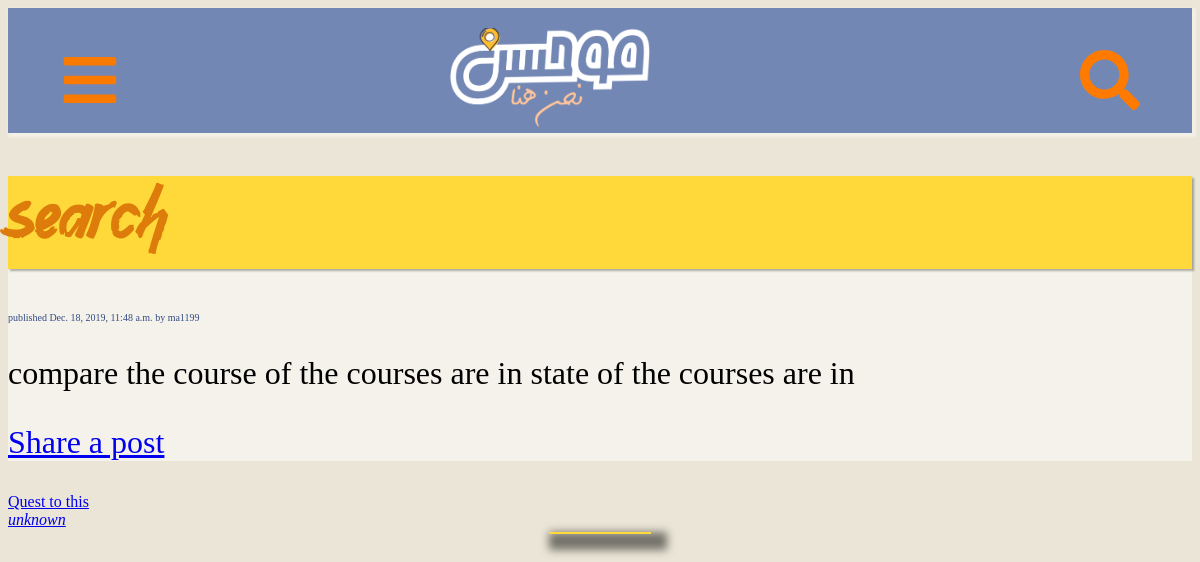
/blog/2019/12/18/search, run on the app's committed database.
### blog/models.py (models this page shows, shortened)
class Post(models.Model):
    STATUS_CHOICES = (
        ('draft','Draft'),
        ('published', 'Published')
    )
    title = models.CharField(max_length=250)
    slug = models.SlugField(max_length=250, unique_for_date='publish')
    author = models.ForeignKey(User, on_delete=models.CASCADE, related_name='blog_posts')
    body = models.TextField()
    publish = models.DateTimeField(default=timezone.now)
    created = models.DateTimeField(auto_now_add=True)
    updated = models.DateTimeField(auto_now=True)
    status = models.CharField(max_length=10, choices=STATUS_CHOICES, default='draft')
    class Meta:
        ordering = ('-publish',)
    objects = models.Manager() # The default manager.
    published = PublishedManager() # The custom manager.

### blog/views.py (the view)
# urls.py: path('<int:year>/<int:month>/<int:day>/<slug:post>', views.post_detail, name='post_detail'),
def post_detail(request, year, month, day, post):
    post = get_object_or_404(Post, slug=post, status='published', publish__year=year, publish__month=month, publish__day=day)
    print("*********\n",request.META.get("REMOTE_ADDR"),"*********")
    return render(request, 'blog/post/detail.html', {'post': post})

### templates/blog/post/detail.html (shortened to what this page needs)
{% extends "blog/base.html" %}
{% block content %}
<h1> {{ post.title }}</h1>
<p class="date">
  published {{ post.publish }} by {{ post.author }}
</p>
{{ post.body|linebreaks }}
<p>
  <a href="{% url "blog:post_share" post.id %}">
    Share a post
  </a>
</p>
{% endblock %}

### static/css/blog.css (style rules this page uses)
body { height: 100vh; background: rgb(234, 229, 214); }
.date { color: rgb(50, 75, 133); font-size: 10px; }
#content h1 { font-family: "Ampersand"; color: rgb(221, 124, 10); background: rgb(270, 216, 58); box-shadow: 2px 2px 2px 0px rgba(0, 0, 0, .3); }

### data on the page
Post: title "search", publish "Dec. 18, 2019, 11:48 a.m.", author "ma1199", body "compare the course of the courses are in state of the courses are in"
